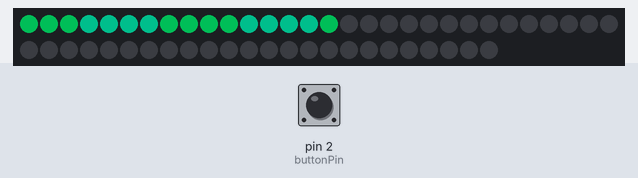
The sketch below on a simulated Arduino Uno, built with avr-gcc and run on an emulated ATmega328P. Parts: 54 RGB LEDs in strip order, left to right, continuing on the next row. Inputs (shaded band) come from the test bench; at power-on: pin 2 (buttonPin) HIGH. Dim RGB values are drawn brighter than linear; random numbers use the default seed unless the sketch sets one.

Above: at 1.27 s.
1.3 s: pin 2 (buttonPin) pulled LOW for 0.15 s
At 1.64 s:
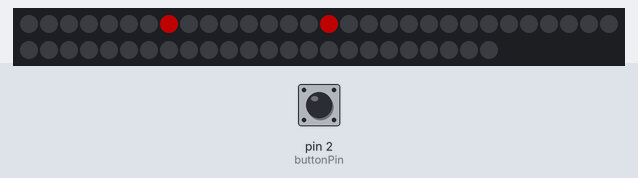
3.1 s: pin 2 (buttonPin) pulled LOW for 1 s
At 4.6 s:
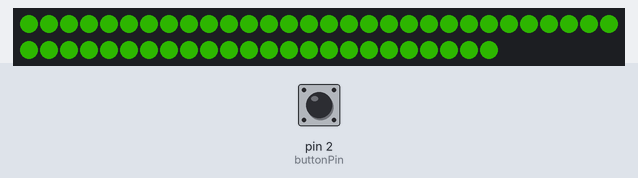
6.8 s: pin 2 (buttonPin) pulled LOW for 0.15 s
At 7.3 s:
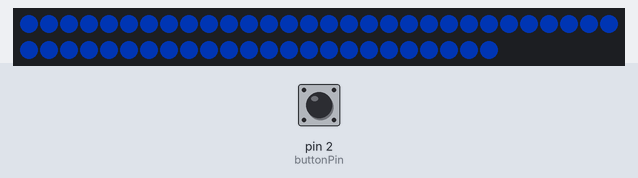
8.4 s: pin 2 (buttonPin) pulled LOW for 3.2 s
At 11.98 s:
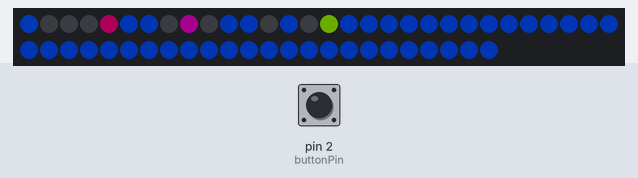
13.4 s: pin 2 (buttonPin) pulled LOW for 1 s
At 15.84 s:
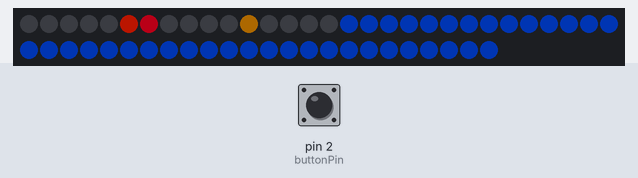

The sketch:

PepeHelmet.ino
```cpp
#include <Adafruit_NeoPixel.h>

#define PIN 13

Adafruit_NeoPixel pixels = Adafruit_NeoPixel(54, PIN);

uint8_t  mode   = 7, // Current animation effect
         offset = 0; // Position of spinny eyes
uint32_t color  = 0x00ffbb; // aqua
uint32_t other_color = 0x00ff77; //aqua green
uint32_t red_alert = 0xff0000; // red
uint32_t prevTime;
const int buttonPin = 2;    // the number of the pushbutton pin
int buttonState;             // the current reading from the input pin
int lastButtonState = HIGH;   // the previous reading from the input pin
unsigned long lastDebounceTime = 0;  // the last time the output pin was toggled
unsigned long debounceDelay = 20;    // the debounce time; increase if the output flickers

void setup() {
  pinMode(buttonPin, INPUT_PULLUP);
  pixels.begin();
  pixels.setBrightness(80); // 1/3 brightness
  prevTime = millis();
}

void loop() {
  uint8_t  i;
  uint8_t  j;
  uint8_t  k;
  uint32_t t;

  switch(mode) {

   case 0: // Random sparks - just one LED on at a time!
    mode++;
    break;

   case 1: // Spinny wheels (8 LEDs on at a time)
    for(i=0; i<16; i++) {
      uint32_t c = other_color;
      if(((offset + i) & 7) < 4) c = color; // 4 pixels on...
      pixels.setPixelColor(   i, c); // First eye
    }
    pixels.show();
    offset++;
    delay(90);
    break;

    case 2: //Red Alert!
        for(i=0; i<16; i++) {
      uint32_t c = 0;
      if(((offset + i) & 7) < 1) c = red_alert; // 4 pixels on...
      pixels.setPixelColor(   i, c); // First eye
    }
    pixels.show();
    offset++;
    delay(90);
    break;

  case 3:  //Color select mode
    colorLoop(10);
    break;

  case 4:  //Hold on the current color
    break;


  case 5:  //Party Mode!
    i = random(16);
    j = random(16);
    k = random(16);
    pixels.setPixelColor(i, Wheel((random(255)) & 255));
    pixels.setPixelColor(j, Wheel((random(255)) & 255));
    pixels.setPixelColor(k, Wheel((random(255)) & 255));
    pixels.show();
    delay(100);
    pixels.setPixelColor(i, 0);
    pixels.setPixelColor(j, 0);
    pixels.setPixelColor(k, 0);
    break;


  case 6:  //rave Mode!
    i = random(16);
    j = random(16);
    k = random(16);
    pixels.setPixelColor(i, Wheel((random(255)) & 255));
    pixels.setPixelColor(j, Wheel((random(255)) & 255));
    pixels.setPixelColor(k, Wheel((random(255)) & 255));
    pixels.show();
    delay(20);
    pixels.setPixelColor(i, 0);
    pixels.setPixelColor(j, 0);
    pixels.setPixelColor(k, 0);
    break;

  case 7:
    pixels.setPixelColor(i, 0);
    pixels.setPixelColor(j, 0);
    pixels.setPixelColor(k, 0);
    pixels.show();
    break;
  }

  checkButton(buttonPin);

}

int rainbow(uint8_t wait) {
  uint16_t i, j;

  for(j=0; j<256; j++) {
    for(i=0; i<pixels.numPixels(); i++) {
      pixels.setPixelColor(i, Wheel((i+j) & 255));
      checkButton(buttonPin);
    }
    pixels.show();
    delay(wait);
  }
}

int colorLoop(uint8_t wait) {
  uint16_t i, j;

  int prevMode = mode;
  for(j=0; j<256; j++) {
    for(i=0; i<pixels.numPixels(); i++) {
      pixels.setPixelColor(i, Wheel((j) & 255));
      checkButton(buttonPin);
      if(prevMode != mode)
      {
        return 0;
      }
    }
    pixels.show();
    delay(wait);
  }
}

// Input a value 0 to 255 to get a color value.
// The colours are a transition r - g - b - back to r.
uint32_t Wheel(byte WheelPos) {
  if(WheelPos < 85) {
   return pixels.Color(WheelPos * 3, 255 - WheelPos * 3, 0);
  } else if(WheelPos < 170) {
   WheelPos -= 85;
   return pixels.Color(255 - WheelPos * 3, 0, WheelPos * 3);
  } else {
   WheelPos -= 170;
   return pixels.Color(0, WheelPos * 3, 255 - WheelPos * 3);
  }
}

void checkButton(uint32_t button)
{
  // read the state of the switch into a local variable:
  int reading = digitalRead(buttonPin);

  // check to see if you just pressed the button
  // (i.e. the input went from LOW to HIGH),  and you've waited
  // long enough since the last press to ignore any noise:

  // If the switch changed, due to noise or pressing:
  if (reading != lastButtonState) {
    // reset the debouncing timer
    lastDebounceTime = millis();
  }

  if ((millis() - lastDebounceTime) > debounceDelay) {
    // whatever the reading is at, it's been there for longer
    // than the debounce delay, so take it as the actual current state:

    // if the button state has changed:
    if (reading != buttonState) {
      buttonState = reading;

      // only toggle the LED if the new button state is HIGH
      if (buttonState == HIGH) {
            //Increment mode or reset if we're over the limit
            mode++;
            if(mode > 7)
               mode = 1;
      }
    }
  }

  // save the reading.  Next time through the loop,
  // it'll be the lastButtonState:
  lastButtonState = reading;

}
```

Measured:
- after the input at 8.4 s, the LEDs: first change after 3.2 s (image 4 shows a later state)
